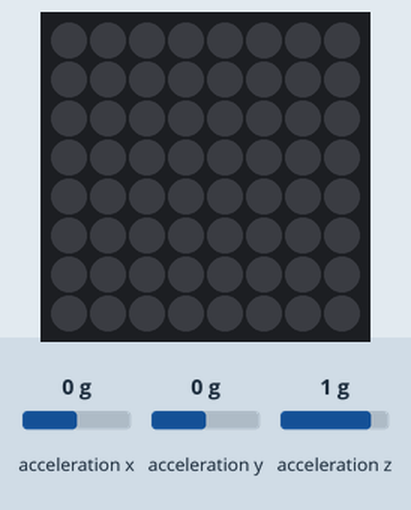
The program below on a simulated Raspberry Pi (BCM pin numbers) with a Sense HAT. Parts: the Sense HAT's 8×8 RGB LED matrix. The test bench sets the inputs (shaded band); at power-on: acceleration x 0 g, acceleration y 0 g, acceleration z 1 g.

Above: at 1.2 s.
1.3 s: acceleration x set to -1.4 g
At 1.35 s:
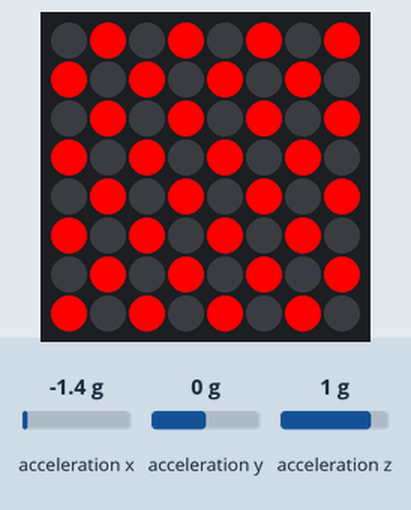
At 1.85 s:
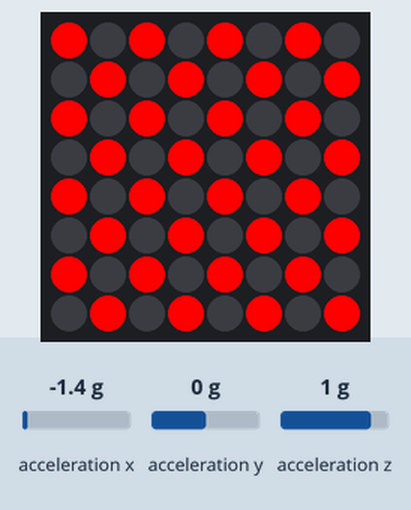

The program:

sense_hat_alarm.py
```python
"""Sets off alarm if RPi is moved. Needs RPi sense hat
    """

from sense_hat import SenseHat
import time
import math
from statistics import mean
sense = SenseHat()
sense.clear()


th = .1

# Define some colours
r = (255, 0, 0) # Green
b = (0, 0, 0) # Black

# Set up where each colour will display
alarm_pixels = [
    b, r, b, r, b, r, b, r,
    r, b, r, b, r, b, r, b,
    b, r, b, r, b, r, b, r,
    r, b, r, b, r, b, r, b,
    b, r, b, r, b, r, b, r,
    r, b, r, b, r, b, r, b,
    b, r, b, r, b, r, b, r,
    r, b, r, b, r, b, r, b
]
alarm_pixels_compliment = [
    r, b, r, b, r, b, r, b,
    b, r, b, r, b, r, b, r,
    r, b, r, b, r, b, r, b,
    b, r, b, r, b, r, b, r,
    r, b, r, b, r, b, r, b,
    b, r, b, r, b, r, b, r,
    r, b, r, b, r, b, r, b,
    b, r, b, r, b, r, b, r
]

acceleration = sense.get_accelerometer_raw()
old_x = acceleration['x']
old_y = acceleration['y']
old_z = acceleration['z']

while True:
    acceleration = sense.get_accelerometer_raw()

    dx = abs(old_x - acceleration['x'])
    dy = abs(old_y - acceleration['y'])
    dz = abs(old_z - acceleration['z'])

    if dx > th or dy > th or dz > th:
        for i in range(20):
            sense.set_pixels(alarm_pixels)
            time.sleep(.1)
            sense.set_pixels(alarm_pixels_compliment)
            time.sleep(.1)
            sense.clear()


    old_x = acceleration['x']
    old_y = acceleration['y']
    old_z = acceleration['z']
```

Measured:
- after the input at 1.3 s, the LEDs: change at once (image 1)
